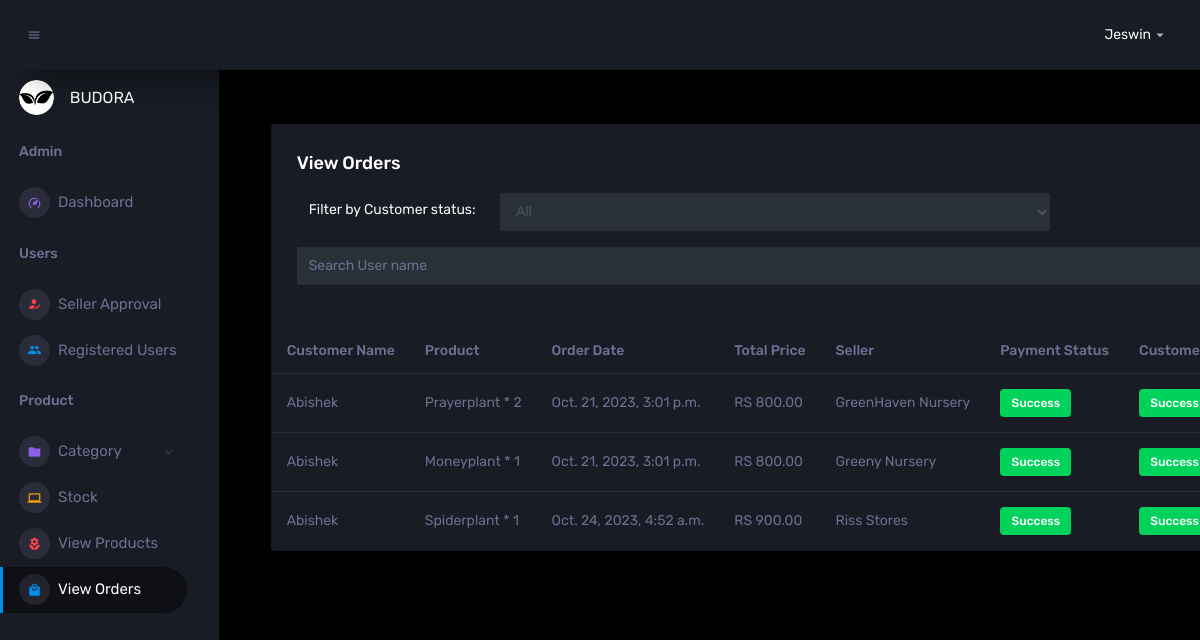
The page /view_orders (signed in) on the database its author committed.
### user/models.py (models this page shows, shortened)
class Order(models.Model):
    class PaymentStatusChoices(models.TextChoices):
        PENDING = 'pending', 'Pending'
        SUCCESSFUL = 'successful', 'Successful'
        FAILED = 'failed', 'Failed'
    user = models.ForeignKey(User, on_delete=models.CASCADE)
    products = models.ManyToManyField(Product)  # Assuming you have a Product model
    seller = models.ForeignKey(Seller, on_delete=models.CASCADE, null=True)  # Assuming the seller is also a User
    total_price = models.DecimalField(max_digits=10, decimal_places=2)
    order_date = models.DateTimeField(auto_now_add=True)
    razorpay_order_id = models.CharField(max_length=255, default=None, unique=True)
    payment_status = models.CharField(
        max_length=20, choices=PaymentStatusChoices.choices, default=PaymentStatusChoices.PENDING)

class UserProfile(models.Model):
    user = models.OneToOneField(User, on_delete=models.CASCADE)
    name = models.CharField(max_length=100,null=True, blank=True)
    email = models.EmailField(max_length=255,null=True, blank=True)
    profile_pic = models.ImageField(upload_to='profile_pics/', null=True, blank=True)
    phone_number = models.CharField(max_length=20, null=True, blank=True)
    address = models.TextField(blank=True, null=True)
    reset_password = models.CharField(max_length=128, null=True, blank=True)  # New field for reset password

class OrderItem(models.Model):
    APPROVED = 'approved'
    PENDING = 'pending'
    SELLER_APPROVAL_CHOICES = [
        (APPROVED, 'Approved'),
        (PENDING, 'Pending'),
    ]
    COLLECTED = 'collected'
    NOTCOLLECTED = 'notcollected'
    CUSTOMER_APPROVAL_CHOICES = [
        (COLLECTED, 'collected'),
        (NOTCOLLECTED, 'notcollected'),
    ]
    order = models.ForeignKey(Order, on_delete=models.CASCADE)
    product = models.ForeignKey(Product, on_delete=models.CASCADE)
    seller = models.ForeignKey(Seller, on_delete=models.CASCADE)  # Assuming the seller is also a User
    quantity = models.PositiveIntegerField()
    price = models.DecimalField(max_digits=10, decimal_places=2)
    total_price = models.DecimalField(max_digits=10, decimal_places=2)
    seller_is_approved = models.CharField(
        max_length=20,
        choices=SELLER_APPROVAL_CHOICES,
        default=PENDING,
    )
    customer_is_approved = models.CharField(
        max_length=20,
        choices=CUSTOMER_APPROVAL_CHOICES,
        default=NOTCOLLECTED,
    )

class Product(models.Model):
    product_name = models.CharField(max_length=100)  # Product name selected by the seller
    category = models.ForeignKey(Category, on_delete=models.CASCADE)  # Reference to the category
    product_price = models.DecimalField(max_digits=10, decimal_places=2)  # Product price inherited from the category
    product_image = models.ImageField(upload_to='category_images/', null=True, blank=True)
    product_stock = models.IntegerField(default=0, null=True, blank=True)  # Add the default value here
    seller = models.ForeignKey(Seller, on_delete=models.CASCADE, related_name='products')

class Seller(models.Model):
    user = models.OneToOneField(User, on_delete=models.CASCADE)
    name = models.CharField(max_length=100,null=True, blank=True)
    email = models.EmailField(max_length=255,null=True, blank=True)
    storename = models.CharField(max_length=100)
    contact = models.CharField(max_length=20, null=True, blank=True)
    address = models.TextField(blank=True, null=True)
    landmark = models.TextField(blank=True, null=True)
    opening_time = models.TimeField(null=True, blank=True)
    closing_time = models.TimeField(null=True, blank=True)
    opening_days = models.CharField(max_length=100, null=True, blank=True)
    store_image = models.ImageField(upload_to='store_images/', null=True, blank=True)

### user/views.py (the view)
# urls.py: path('view_orders', views.view_orders, name='view_orders'),
@login_required
def view_orders(request):
    all_orders = Order.objects.all()
    return render(request, 'admin/view_orders.html', {'all_orders': all_orders})

### templates/admin/view_orders.html (shortened to what this page needs)
{% extends 'admin/base1.html' %}
{% load static %}
{% block content %}
<div class="container mt-4">
    <div class="col-lg-12 grid-margin stretch-card">
      <div class="card">
        <div class="card-body">
              <h4 class="card-title">View Orders</h4>
              <p class="card-description">
                <div class="col-md-9">
                <div class="form-group row">
                <label for="role-filter" class="filter-label col-sm-3 col-form-label">Filter by Customer status:</label>
                <div class="col-sm-9">
                  <select id="role-filter" class="filter-select form-control">
                    <option value="all">All</option>
                  </select>
                </div>
                </div>
            </p>
        </div>
            <form class="search-form" id="searchform">
              <input type="text" id="username" name="username" class="search-input form-control" placeholder="Search User name">
          </form>
          </div>
          <div class="table-responsive">
                <table class="user-list table table-hover">
                        <thead>
                            <tr>
                                <th>Customer Name</th>
                                <th>Product</th>
                                <th>Order Date</th>
                                <th>Total Price</th>
                                <th>Seller</th>
                                <th>Payment Status</th>
                                <th>Customer Status</th>
                            </tr>
                        </thead>
                        <tbody>
                            {% for order in all_orders %}
                            {% for item in order.orderitem_set.all %}
                                <tr>
                                    <td>{{ order.user.userprofile.name }}</td>
                                    <td>
                                    {{ item.product.product_name }} * {{ item.quantity }}
                                    </td>
                                    <td>{{ order.order_date }}</td>
                                    <td>RS {{ order.total_price }}</td>
                                    <td>{{ item.seller.storename }}</td>
                                    <td class="status-{{ order.payment_status }}">
                                        {% if order.get_payment_status_display == 'Successful' %}
                                            <label class="badge badge-success">Success</label>
                                        {% else %}
                                            <label class="badge badge-warning">Pending</label>
                                        {% endif %}
                                    </td>
                                    <td>
                                        {% if item.customer_is_approved == 'notcollected' %}
                                            <label class="badge badge-warning">Pending</label>
                                        {% else %}
                                            <label class="badge badge-success">Success</label>
                                        {% endif %}
                                    </td>
                                </tr>
                            {% empty %}
                                <tr>
                                    <td colspan="5">No orders available.</td>
                                </tr>
                                {% endfor %}
                            {% endfor %}
                        </tbody>
                    </table>
                </div>
            </div>
        </div>
    </div>
</div>
{% endblock %}

### rows shown on the page
Order: user.userprofile.name "Abishek", order_date "Oct. 21, 2023, 3:01 p.m.", total_price "800.00"
OrderItem: product.product_name "Prayerplant", quantity "2", seller.storename "GreenHaven Nursery", customer_is_approved "Success"
OrderItem: product.product_name "Moneyplant", quantity "1", seller.storename "Greeny Nursery", customer_is_approved "Success"
Order: user.userprofile.name "Abishek", order_date "Oct. 24, 2023, 4:52 a.m.", total_price "900.00"
OrderItem: product.product_name "Spiderplant", quantity "1", seller.storename "Riss Stores", customer_is_approved "Success"
